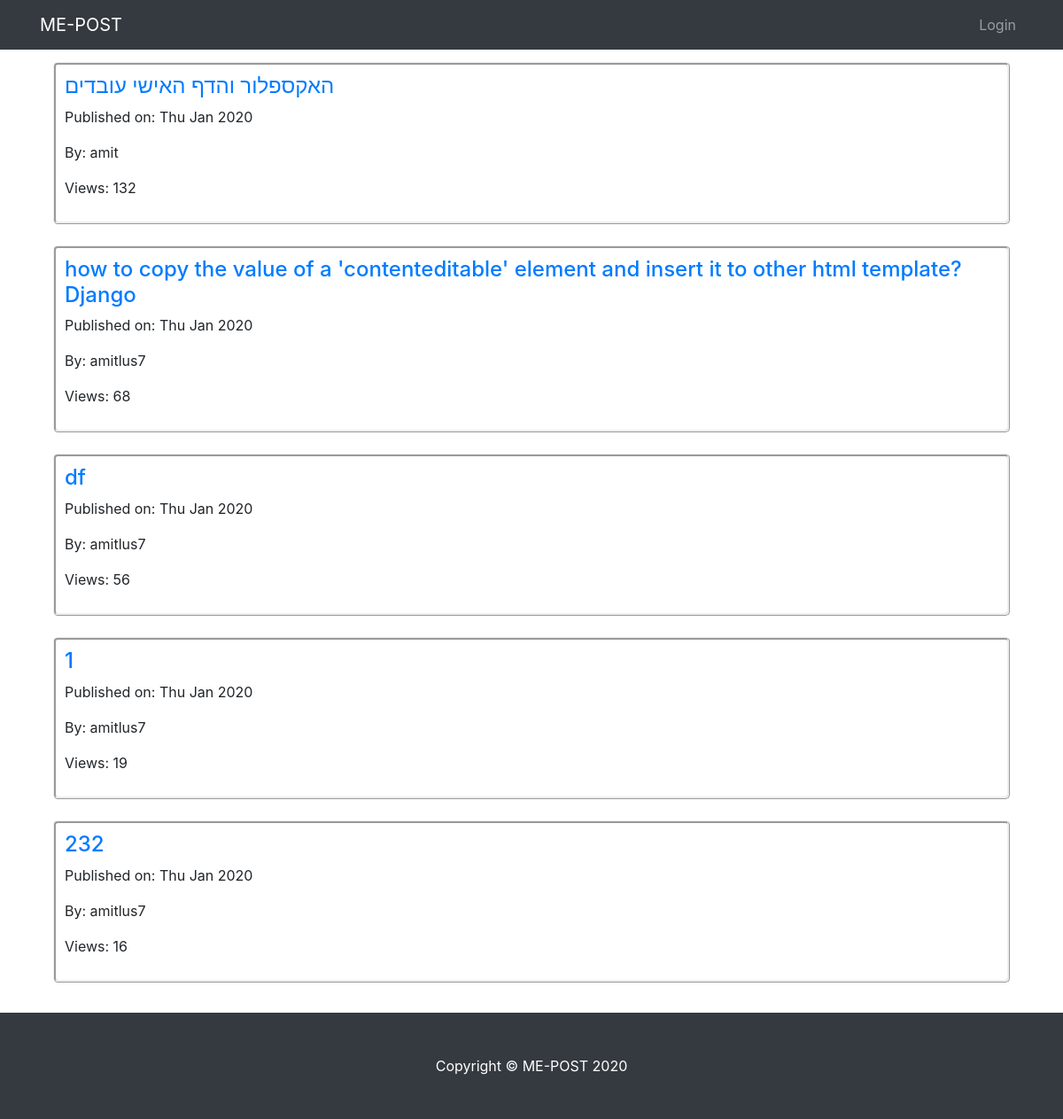
The page /topposts/ on the database as committed earlier.
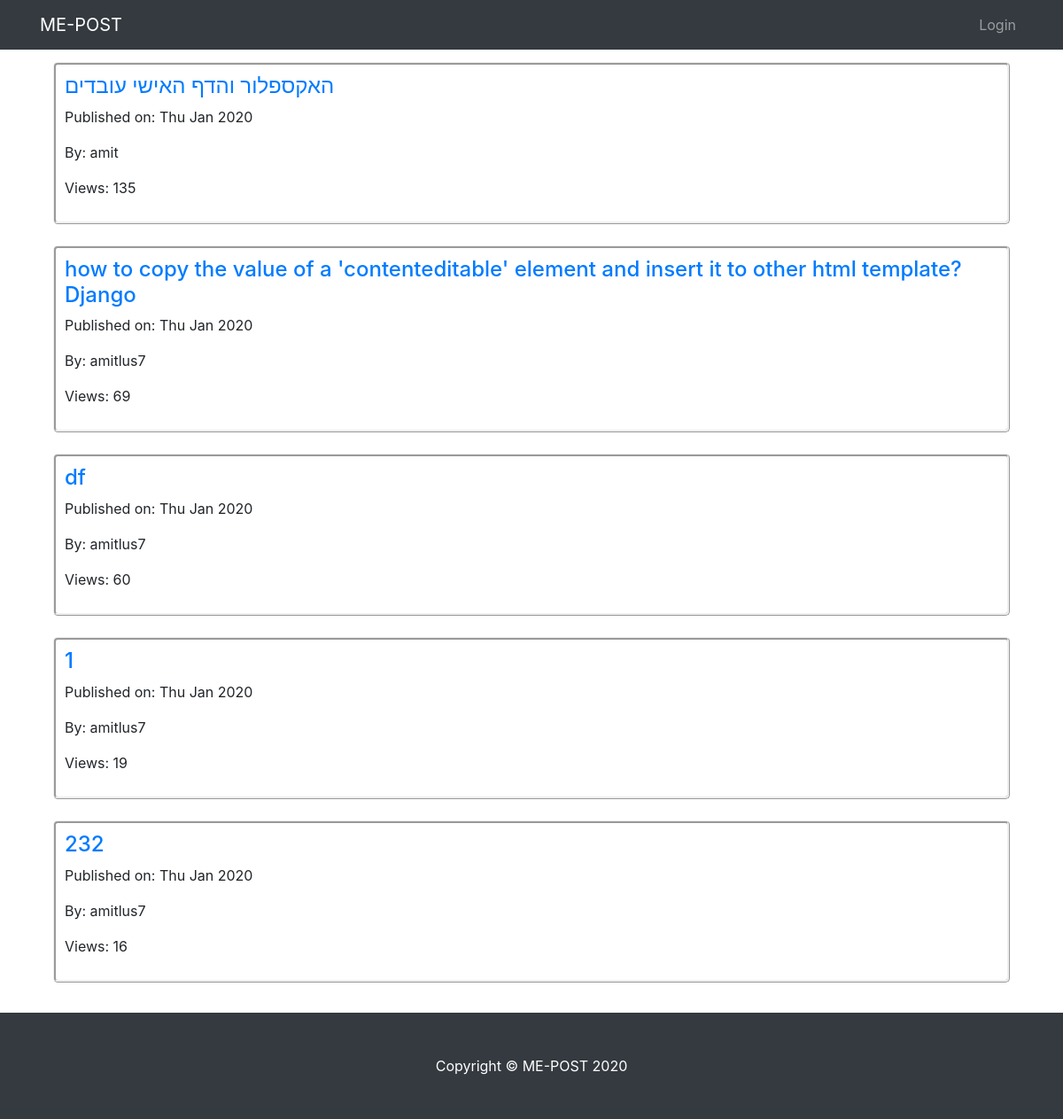
The same page on the database as committed later.
### TheApp/models.py (models this page shows, shortened)
class Post(models.Model):
    author = models.ForeignKey(User, on_delete=models.PROTECT)
    title = models.CharField(max_length=200)
    text = models.TextField()
    create_date = models.DateTimeField(default=timezone.now)
    post_views = models.IntegerField(default=0)

### TheApp/views.py (the view)
# urls.py: path('topposts/', views.top, name='top_posts'),
def top(request):
    top_posts = Post.objects.order_by('-post_views')# מסדר לפי צפיות מהגדול לקטן, בלי המינוס זה יהיה הפוך
    return render(request, 'TheApp/top.html', {'top_posts':top_posts})

### templates/TheApp/top.html
{% extends "TheApp/base.html" %}
{% block body_block %}
<div class="container" style = "padding-bottom: 130px; margin-top:70px;">
{% for post in top_posts|slice:":5" %}
<div class="Misgeret">
<h4><a href="{% url 'TheApp:post_detail' pk=post.pk %}">{{ post.title }}</a></h4>
<p>Published on: {{post.create_date|date:"D M Y"}}</p>
<p>By: {{post.author}}</p>
<p>Views: {{ post.post_views }}</p>
</div>
<br>
{% endfor %}
</div>
{% endblock %}

Rows that differ between the two databases and show on the page:
changed Post "האקספלור והדף האישי עובדים": post_views "132" → "135"
changed Post (number 2 of 5 on the later page): post_views "68" → "69"
changed Post "df": post_views "56" → "60"
